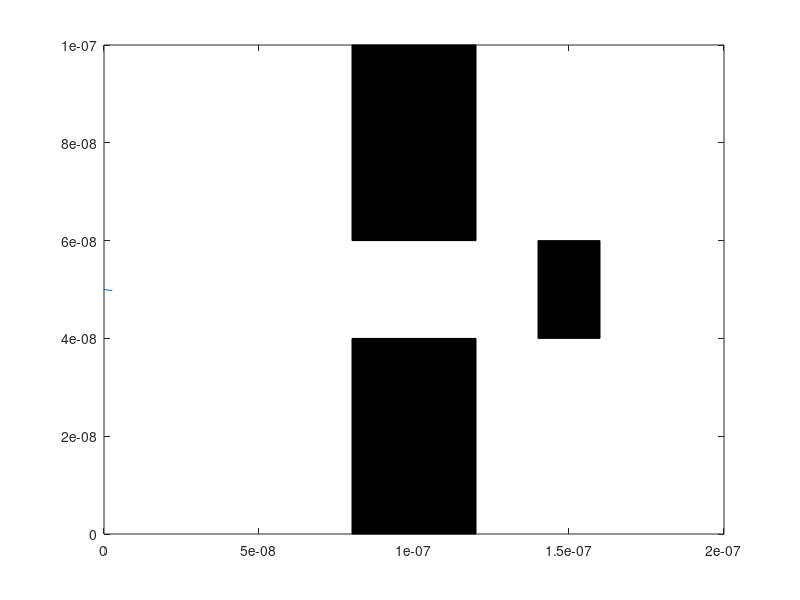

MATLAB code to generate this figure: (Note: this script raises an error after producing the figure.)
%% Assignment 1 - Simulation 3 - 2
% Enhancements - Injection 
% JinsengVanderkloot - 101031534
%% 
%Section 3-2 has the electrons injected from one point and another box is
%added. (Some value are changed or reduced to decrease simulation times)
%% Initialization of individual electron values
m0 = 9.10938215e-31;            % electron mass
mn = 0.26*m0;                   % Effective mass
Temp = 300;                     % Inital Temp (K)
kb = 1.3806504e-23;             % Boltzmann constant
tmn = 0.2e-12;                  % Mean time between collision 

% Region Area 
wArea = 200e-9;
lArea = 100e-9;

%Thermal Velocity (Question 1.A) 
vt=sqrt((2*kb*Temp)/mn);        % Sim in 2D so (2*kb*Temp), 3D is (3*kb*Temp)
%% Electrons position and velocity arrays
numElec = 20;                   %Number of simulated Electrons 
numEPlot = 20;                  %Number of plotted Electrons 
dt = (lArea*wArea);             %Typically 1/100 of region size
stepsTot = 50;                 %Total amount of steps (1000 was a long simulation) 
tTot= stepsTot*dt;              %Total Simulation time 
x = zeros(1,numElec);           %Inital X matrix          
y = zeros(1,numElec);           %Inital y matrix  
vx = zeros(1,numElec);          %Inital velocity x matrix  
vy = zeros(1,numElec);          %Inital velocity y matrix
vtot = zeros(1,numElec);        %Inital velocity matrix
avgTemp=0;                      %Set average Temp to 0 

%Electron color assignment
for cnt = 1:numElec
    colors= rand(numElec,3);
    y(cnt) = 50e-9;
end

%Probability of Scatter 
scatOn = 1;                     %Turn Scatter on (1) or off(0)
Pscatter = 1-exp(-dt/tmn);      %Scatter Equation 
tScatter = zeros(1,numElec);
%% Bottle Neck Boundary 
% X limit (no particle between X1 and X2 - Cosider Y limits) 
boxX1=80e-9;
boxX2=120e-9;
% Y Limit (no particles between 0 and Y1 and Y2 to Y limit) 
boxY1 = 40e-9;
boxY2 = 60e-9;

%New Box
boxX3 = 140e-9;
boxX4 = 160e-9;
boxY3 = 40e-9;
boxY4 = 60e-9;

%Boundary Energy/Velocity loss coefficient, when hitting wall, increase
%velocity = increase temp, decrease velocity = decrease temp
vloss = 1.1; 
%% Main loop 
t=0;
intCNT = 1; %Counter with time
while t < tTot
    t = t + dt; 
    
    %Store old position 
    oldx = x;
    oldy = y;
    
    %Inject one elctron for each loop iteration
    if intCNT <= numElec
        %Add a velocity for injected electron 
        vx(intCNT)=0.9*sqrt(vt^2)*abs(randn());  % velocity * Gaussian dist   
        vy(intCNT)=0.1*sqrt(vt^2)*randn();  % velocity * Gaussian dist 
        vtot(intCNT)= sqrt (vx(intCNT)^2)+(vy(intCNT)^2);
    end 

    %Update to new position 
    x(1:numElec) = x(1:numElec) + (vx(1:numElec).*dt);
    y(1:numElec) = y(1:numElec) + (vy(1:numElec).*dt);  
    vtot(1:numElec)= sqrt ((vx(1:numElec).^2)+(vy(1:numElec).^2));
   
    for check = 1:numElec
        %Scatter 
        if scatOn==1
            if Pscatter > rand()
                if vx ~= 0
                vx(check)=sqrt(vt^2 /2)*randn();
                vy(check)=sqrt(vt^2 /2)*randn();
                end
            end
        end

        %Apply Boundary Conditions
        %If bottom contact, bounce off in opposite direction
        if (y(check)<=0)
            y(check) = 0;
            vy(check) = -vy(check);
        end
        %If top contact, bounce off in opposite directio
        if (y(check)>=lArea)
            y(check) = lArea;
            vy(check) = -vy(check);
        end
        %if left side of box, come out right side 
        if(x(check)<=0)
           x(check) = 0;
           vx(check) = -vx(check);
        end
        %if right side of box, come out left side
        if(x(check)>=wArea)
           x(check) = wArea;
           vx(check) = -vx(check);
        end

        %Apply bottle neck conditions 
        %If contact on left walls of boundary (not in Gap)
        if (oldx(check)<boxX1 && x(check)>=boxX1 && (y(check)<= boxY1 || y(check)>= boxY2))
            x(check)=boxX1;
            vx(check) = -(vx(check)*vloss); 
        end
        %If contact on right walls of boundary (not in Gap)
        if (oldx(check)>boxX2 && x(check)<=boxX2 && (y(check)<= boxY1 || y(check)>= boxY2))
            x(check)=boxX2;
            vx(check) = -(vx(check)*vloss); 
        end
        %If contact with bottom boundary in gap
        if (x(check)>boxX1 && x(check)< boxX2 && oldy(check)>boxY1 && y(check)<= boxY1)
            y(check)= boxY1;
            vy(check) = -(vy(check)*vloss); 
        end
        %If contact with top boundary in gap 
        if (x(check)>boxX1 && x(check)< boxX2 && oldy(check)<boxY2 && y(check)>=boxY2)
            y(check)=boxY2;
            vy(check) = -(vy(check)*vloss); 
        end

        %Apply bottle neck conditions for new box 
        if (oldx(check)<boxX3 && x(check)>=boxX3 && (y(check)<= boxY4 || y(check)>= boxY3))
            x(check)=boxX3;
            vx(check) = -(vx(check)*vloss); 
        end
        %If contact on right walls of boundary (not in Gap)
        if (oldx(check)>boxX4 && x(check)<=boxX4 && (y(check)<= boxY4 || y(check)>= boxY3))
            x(check)=boxX4;
            vx(check) = -(vx(check)*vloss); 
        end
        %If contact with bottom boundary in gap
        if (x(check)>boxX3 && x(check)< boxX4 && oldy(check)>boxY4 && y(check)<= boxY4)
            y(check)= boxY4;
            vy(check) = -(vy(check)*vloss); 
        end
        %If contact with top boundary in gap 
        if (x(check)>boxX3 && x(check)< boxX4 && oldy(check)<boxY3 && y(check)>=boxY3)
            y(check)=boxY3;
            vy(check) = -(vy(check)*vloss); 
        end
    end 

    %Plot Boundary and map some electrons
    for Eplot = 1:numEPlot
        figure(1)
        %if the electron went out of sides and back on other side, do not
        %draw line
        if abs(oldx(Eplot)-x(Eplot))<(wArea/2)
            p = plot([oldx(Eplot),x(Eplot)],[oldy(Eplot),y(Eplot)]);
        end
        rectangle('Position',[boxX1 0 (boxX2-boxX1) boxY1],'FaceColor',[0 0 0])
        rectangle('Position',[boxX1 boxY2 (boxX2-boxX1) (lArea-boxY2)],'FaceColor',[0 0 0])
        rectangle('Position',[boxX3 boxY3 (boxX4-boxX3) (boxY4-boxY3)],'FaceColor',[0 0 0])
        p.Color=colors(Eplot,:);
        axis([0,wArea,0,lArea]);
        ptitle=['Electron Model steps (',intCNT, '/',stepsTot];
        title(ptitle), xlabel('Position (m)', 'FontSize', 10), ylabel('Position (m)', 'FontSize', 10);
        hold on;
    end 
    pause(0.01);    
    intCNT = intCNT + 1; 
 
end 


